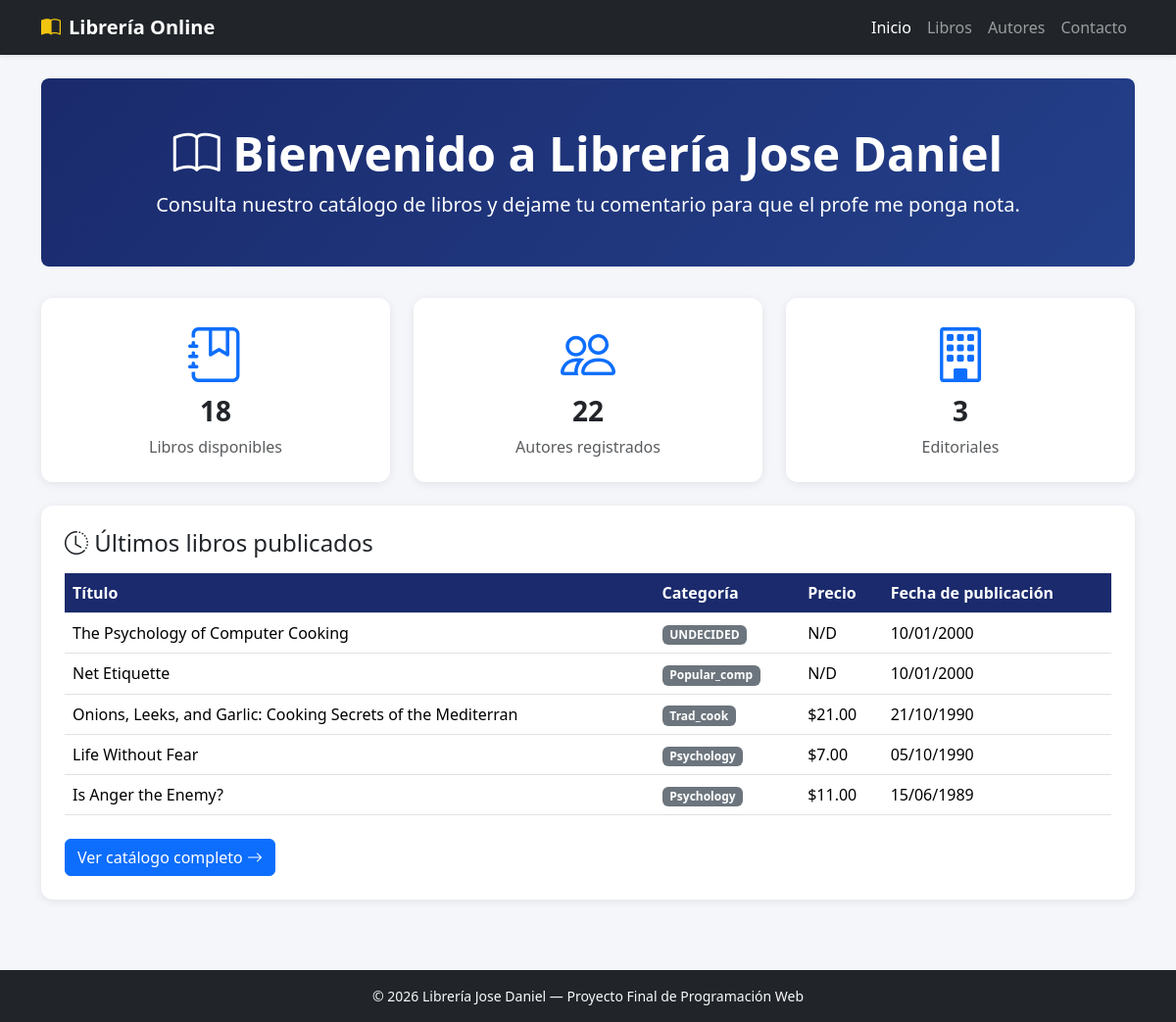
The page / on the database its author committed.
### tables this page shows
CREATE TABLE `titulos` (
  `id_titulo` varchar(6) NOT NULL,
  `titulo` varchar(60) NOT NULL,
  `tipo` varchar(15) NOT NULL,
  `id_pub` varchar(4) NOT NULL,
  `precio` double default NULL,
  `avance` double default NULL,
  `total_ventas` int(11) default NULL,
  `notas` varchar(255) NOT NULL,
  `fecha_pub` datetime NOT NULL,
  `contrato` varchar(1) NOT NULL,
  PRIMARY KEY  (`id_titulo`)
);

### index.php (the view, shortened to what this page needs)
<?php
$pdo = obtenerConexion();
$totalLibros  = count($pdo->query('SELECT id_titulo FROM titulos')->fetchAll());
$totalAutores = count($pdo->query('SELECT id_autor FROM autores')->fetchAll());
$totalEditoriales = count($pdo->query('SELECT id_pub FROM publicadores')->fetchAll());
$stmt = $pdo->query('SELECT titulo, tipo, precio, fecha_pub FROM titulos ORDER BY fecha_pub DESC LIMIT 5');
$ultimosLibros = $stmt->fetchAll();
require 'includes/header.php';
?>
<div class="hero text-center">
    <h1 class="display-5 fw-bold"><i class="bi bi-book"></i> Bienvenido a Librería Jose Daniel</h1>
    <p class="lead mb-0">Consulta nuestro catálogo de libros y dejame tu comentario para que el profe me ponga nota.</p>
</div>
<div class="row g-4 mb-4">
    <div class="col-md-4">
        <div class="card card-resumen text-center p-4">
            <i class="bi bi-journal-bookmark display-4 text-primary mb-2"></i>
            <h3 class="fw-bold"><?= $totalLibros ?></h3>
            <p class="text-muted mb-0">Libros disponibles</p>
        </div>
    </div>
    <div class="col-md-4">
        <div class="card card-resumen text-center p-4">
            <i class="bi bi-people display-4 text-primary mb-2"></i>
            <h3 class="fw-bold"><?= $totalAutores ?></h3>
            <p class="text-muted mb-0">Autores registrados</p>
        </div>
    </div>
    <div class="col-md-4">
        <div class="card card-resumen text-center p-4">
            <i class="bi bi-building display-4 text-primary mb-2"></i>
            <h3 class="fw-bold"><?= $totalEditoriales ?></h3>
            <p class="text-muted mb-0">Editoriales</p>
        </div>
    </div>
</div>
<div class="card card-resumen p-4">
    <h4 class="mb-3"><i class="bi bi-clock-history"></i> Últimos libros publicados</h4>
    <div class="table-responsive">
        <table class="table table-hover align-middle">
            <thead>
                <tr>
                    <th>Título</th>
                    <th>Categoría</th>
                    <th>Precio</th>
                    <th>Fecha de publicación</th>
                </tr>
            </thead>
            <tbody>
                <?php foreach ($ultimosLibros as $libro): ?>
                    <tr>
                        <td><?= htmlspecialchars($libro['titulo']) ?></td>
                        <td><span class="badge bg-secondary badge-tipo"><?= htmlspecialchars($libro['tipo']) ?></span></td>
                        <td><?= $libro['precio'] !== null ? '$' . number_format((float)$libro['precio'], 2) : 'N/D' ?></td>
                        <td><?= date('d/m/Y', strtotime($libro['fecha_pub'])) ?></td>
                    </tr>
                <?php endforeach; ?>
            </tbody>
        </table>
    </div>
    <a href="libros.php" class="btn btn-primary mt-2 align-self-start">
        Ver catálogo completo <i class="bi bi-arrow-right"></i>
    </a>
</div>
<?php require 'includes/footer.php'; ?>

### includes/header.php (shortened to what this page needs)
<!DOCTYPE html>
<html lang="es">
<head>
    <link href="https://cdn.jsdelivr.net/npm/bootstrap@5.3.3/dist/css/bootstrap.min.css" rel="stylesheet">
    <link rel="stylesheet" href="https://cdn.jsdelivr.net/npm/bootstrap-icons@1.11.3/font/bootstrap-icons.css">
    <link rel="stylesheet" href="css/style.css">
</head>
<body>
<nav class="navbar navbar-expand-lg navbar-dark bg-dark shadow-sm">
    <div class="container">
        <a class="navbar-brand fw-bold" href="index.php">
            <i class="bi bi-book-half me-2"></i>Librería Online
        </a>
        <div class="collapse navbar-collapse" id="menuPrincipal">
            <ul class="navbar-nav ms-auto">
                <li class="nav-item">
                    <a class="nav-link <?= basename($_SERVER['PHP_SELF']) === 'index.php' ? 'active' : '' ?>" href="index.php">Inicio</a>
                </li>
                <li class="nav-item">
                    <a class="nav-link <?= basename($_SERVER['PHP_SELF']) === 'libros.php' ? 'active' : '' ?>" href="libros.php">Libros</a>
                </li>
                <li class="nav-item">
                    <a class="nav-link <?= basename($_SERVER['PHP_SELF']) === 'autores.php' ? 'active' : '' ?>" href="autores.php">Autores</a>
                </li>
                <li class="nav-item">
                    <a class="nav-link <?= basename($_SERVER['PHP_SELF']) === 'contacto.php' ? 'active' : '' ?>" href="contacto.php">Contacto</a>
                </li>
            </ul>
        </div>
    </div>
</nav>
<main class="container my-4">

### includes/footer.php (shortened to what this page needs)
</main>
<footer class="bg-dark text-light py-3 mt-5">
    <div class="container text-center small">
        &copy; <?= date('Y') ?> Librería Jose Daniel &mdash; Proyecto Final de Programación Web
    </div>
</footer>
</body>
</html>

### css/style.css (style rules this page uses)
body { background-color: #f5f6fa; display: flex; flex-direction: column; min-height: 100vh; }
main { flex: 1; }
.navbar-brand i { color: #f1c40f; }
.hero { background: linear-gradient(135deg, #1a2a6c, #24408a); color: #fff; border-radius: 0.5rem; padding: 3rem 2rem; margin-bottom: 2rem; }
.card-resumen { border: none; border-radius: 0.75rem; box-shadow: 0 2px 10px rgba(0, 0, 0, 0.08); transition: transform 0.15s ease-in-out; }
.table thead th { background-color: #1a2a6c; color: #fff; white-space: nowrap; }
.badge-tipo { text-transform: capitalize; }

### rows shown on the page
titulos: titulo "The Psychology of Computer Cooking", tipo "UNDECIDED", shows "N/D", fecha_pub "10/01/2000"
titulos: titulo "Net Etiquette", tipo "Popular_comp", shows "N/D", fecha_pub "10/01/2000"
titulos: titulo "Onions, Leeks, and Garlic: Cooking Secrets of the Mediterran", tipo "Trad_cook", precio "21.00", fecha_pub "21/10/1990"
titulos: titulo "Life Without Fear", tipo "Psychology", precio "7.00", fecha_pub "05/10/1990"
titulos: titulo "Is Anger the Enemy?", tipo "Psychology", precio "11.00", fecha_pub "15/06/1989"

### other values the page prints
$totalLibros "18"
$totalAutores "22"
$totalEditoriales "3"
